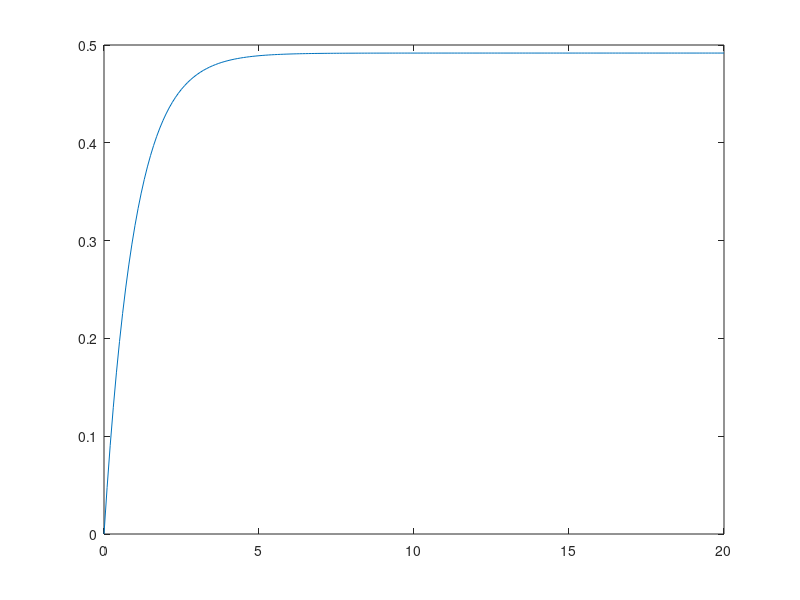

MATLAB code to generate this figure:
clearvars
close all
clc

d = 6; %dimension of the annihilation and creation operator
a = diag(sqrt(1:d-1),1); %annihilation operator
nth=0.5;
gamma = 1;
alpha = 1;
p_number = 1;
a1 = a;
w = 1;
% T = 100;
dt = 0.1;
T = 0:dt:20;

theta = pi/4;
phi = pi/4;
p1 = cos(theta)^2;
p2 = sin(theta)^2 * cos(phi)^2;
p3 = sin(theta)^2 * sin(phi)^2;

Ia1 = eye(length(a1));
a2 = a;
Ia2 = eye(length(a2));
a3 = a;
Ia3 = eye(length(a3));
A1 = kron(a1, kron(Ia2,Ia3));
A2 = kron(Ia1, kron(a2,Ia3));
A3 = kron(Ia1, kron(Ia2,a3));

rho = zeros(length(a3),length(a3));
rho(1,1)=1;


for t=1:length(T)

    n_a(t) = trace(rho*a3'*a3); %this should be constant when u add cascade coupling term
    
    % H = H_R;
    K1 = -1i*w*(a3'*a3*rho - rho*a3'*a3) + gamma/2*(nth+1)*(2*a3*rho*a3' - a3'*a3*rho - rho*a3'*a3) ...
                                         + gamma/2*nth*(2*a3'*rho*a3 - a3*a3'*rho - rho*a3*a3');

    rho1 = rho + 0.5*dt*K1;
    K2 = -1i*w*(a3'*a3*rho1 - rho1*a3'*a3) + gamma/2*(nth+1)*(2*a3*rho1*a3' - a3'*a3*rho1 - rho1*a3'*a3) ...
                                           + gamma/2*nth*(2*a3'*rho1*a3 - a3*a3'*rho1 - rho1*a3*a3');

    rho2 = rho + 0.5*dt*K2;
    K3 = -1i*w*(a3'*a3*rho2 - rho2*a3'*a3) + gamma/2*(nth+1)*(2*a3*rho2*a3' - a3'*a3*rho2 - rho2*a3'*a3) ...
                                           + gamma/2*nth*(2*a3'*rho2*a3 - a3*a3'*rho2 - rho2*a3*a3');

    rho3 = rho + dt*K3;
    K4 = -1i*w*(a3'*a3*rho3 - rho3*a3'*a3) + gamma/2*(nth+1)*(2*a3*rho3*a3' - a3'*a3*rho3 - rho3*a3'*a3) ...
                                           + gamma/2*nth*(2*a3'*rho3*a3 - a3*a3'*rho3 - rho3*a3*a3');


    rho = rho + 1/6*dt*(K1+2*K2+2*K3+K4);
end

% trace(rho)
% trace(A3'*A3*rho)
figure()
plot(T,abs(n_a))
% ylim([0.3,0.5])
rho3 = rho;

%%
vacu = zeros(1,length(a2))';
vacu(1)=1;
% rho22 = expm(alpha*A2' - conj(alpha)*A2)*vacu*expm(alpha*A2' - conj(alpha)*A2);
psi_coh = expm(alpha*a2' - conj(alpha)*a2)*vacu;
rho2 = psi_coh*psi_coh';
% [trace(rho2), trace(A2'*A2*rho2), trace(A2'*A2'*A2*A2*rho2)/trace(A2'*A2*rho2)^2]
% rho2 = rho2*vacu'

%% 

II = zeros(1,length(a1))';
II(1) = 1;
psi_fock = (a1')^p_number/sqrt(prod(1:p_number))*II(:,1);
rho1 = psi_fock*psi_fock';
% g2_fock = trace(a3'*a3'*a3*a3*rho_fock)/trace(a3'*a3*rho_fock)^2;
% g2_fock_check = (p_number - 1)/p_number;

%%
tra = [trace(rho1), trace(rho2), trace(rho3)];
particle_n = [trace(a1'*a1*rho1), trace(a2'*a2*rho2), trace(a3'*a3*rho3)];
fprintf('trace_rho : %.2f %.2f %.2f \n',tra)
fprintf('particle_num: %.2f %.2f %.2f \n',particle_n)
fprintf('n: %.2f, alpha^2: %.2f, nth: %.2f \n',p_number, alpha^2, nth)


rho_s = kron(rho1,kron(rho2,rho3));
A = p1*A1 + p2*A2 + p3*A3;

g2 = trace(A'*A'*A*A*rho_s)/trace(A'*A*rho_s)^2;